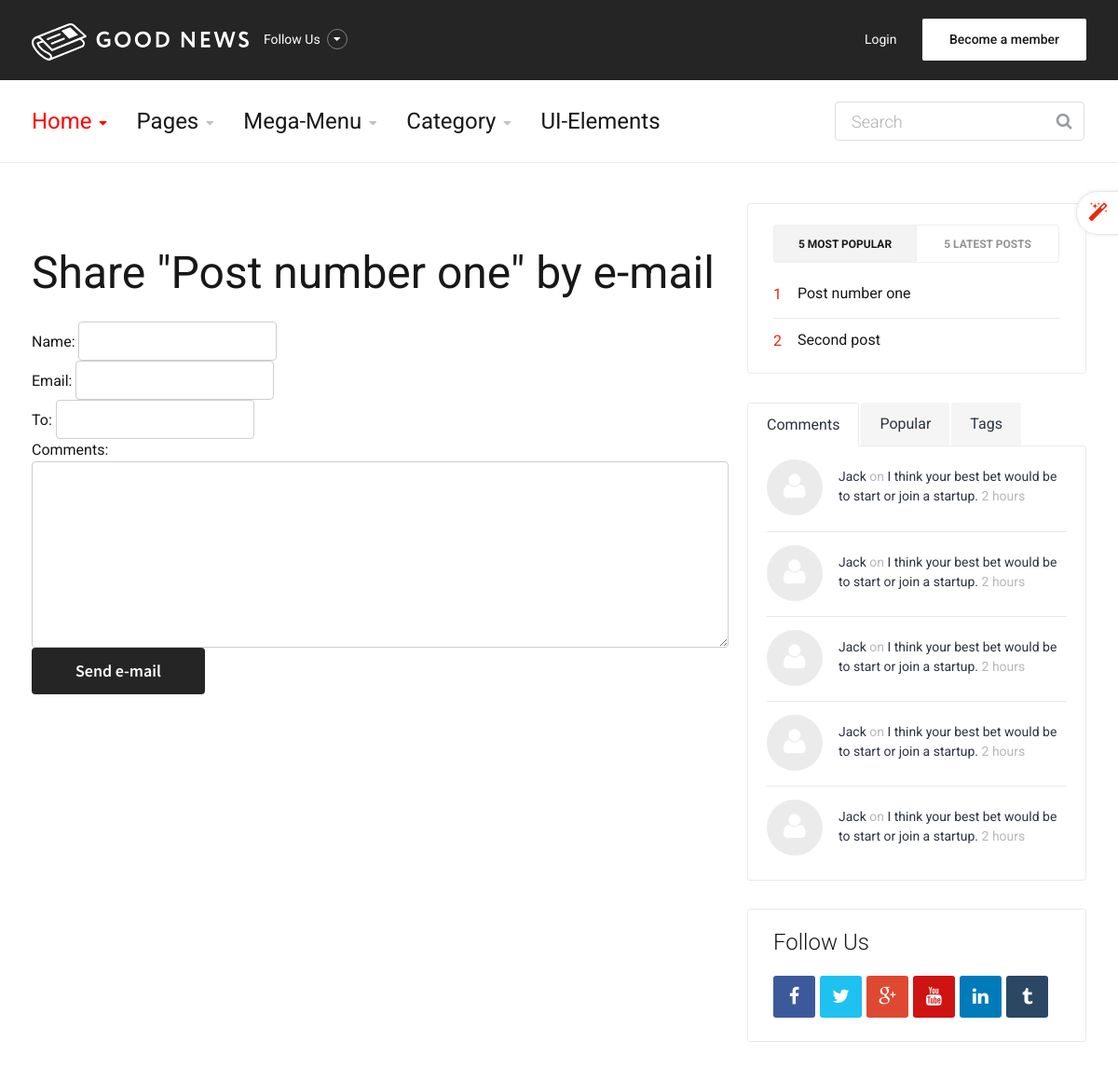
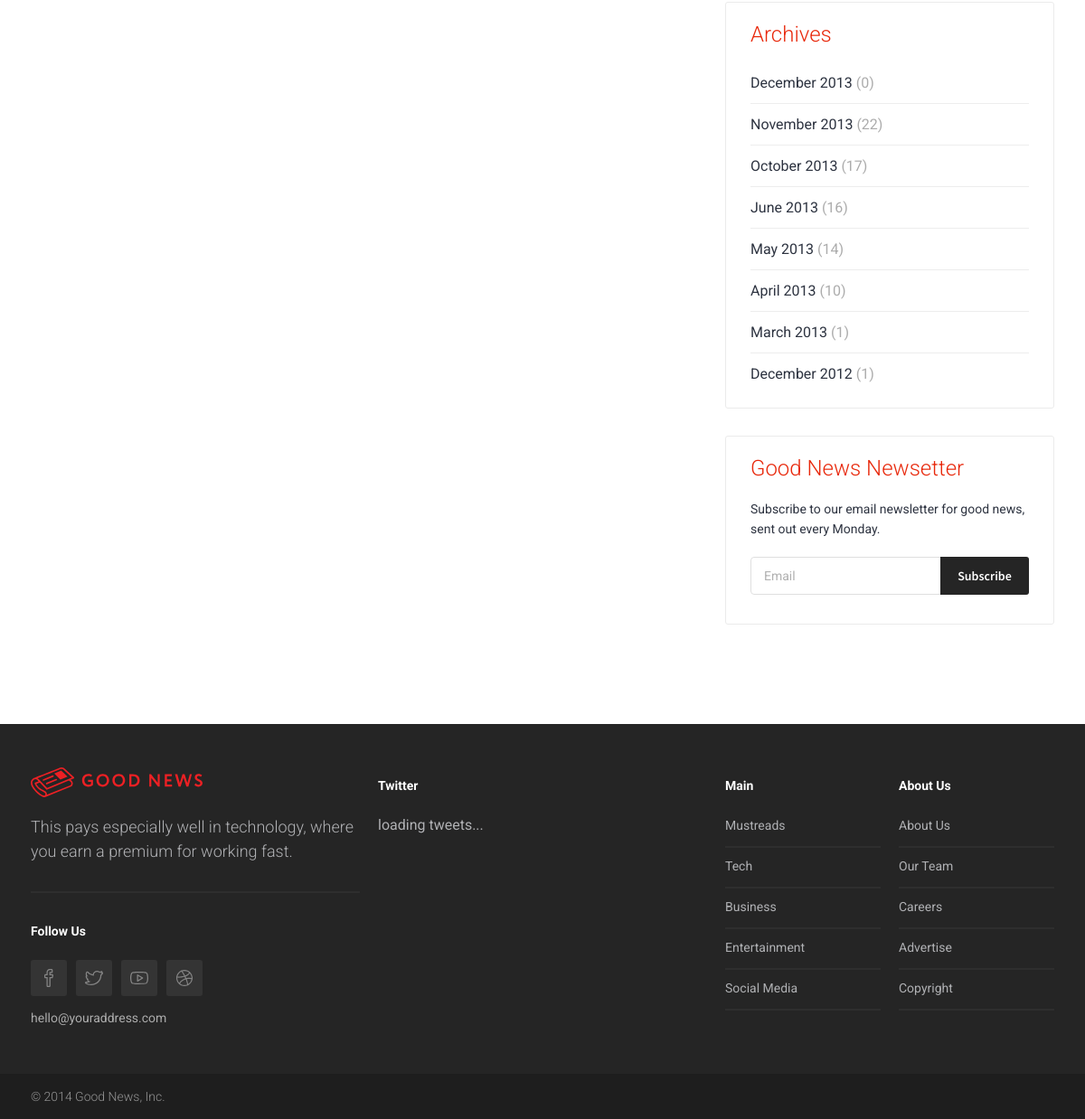
Screenshot of /blog/1/share/ with the database file from the repository (2 pictures, top to bottom).
### blog/models.py (models this page shows, shortened)
class Post(models.Model):
	STATUS_CHOICES = (
		('draft', 'Draft'),
		('published', 'Published'),
	)
	title = models.CharField(max_length=250)   # заголовок статьи
	slug = models.SlugField(max_length=250, unique_for_date='publish')   # формирования URL-ов в виде букв и цифр для улучшения распознавания поисковой системой
	author = models.ForeignKey(User, on_delete=models.CASCADE, related_name='blog_posts')   # автор публикации
	body = models.TextField()   # сама статья
	publish = models.DateTimeField(default=timezone.now)   # время когда опубликовано
	created = models.DateTimeField(auto_now_add=True)   # время создания
	updated = models.DateTimeField(auto_now=True)   # время редактирования
	status = models.CharField(max_length=10, choices=STATUS_CHOICES, default='draft')  # статус блога (например "опубликовано")
	objects = models.Manager()  # Менеджер по умолчанию
	published = PublishedManager()  # Новый менеджер
	tags = TaggableManager()
	class Meta:
		ordering = ('-publish',)  # сортировка статей по дате публикация (по убыванию)
	def get_absolute_url(self):
		return reverse('blog:post_detail', args=[self.publish.year, self.publish.month, self.publish.day, self.slug])

### blog/views.py (the view)
# urls.py: path('<int:post_id>/share/', views.post_share, name='post_share'),
def post_share(request, post_id):
	post = get_object_or_404(Post, id=post_id, status='published')
	sent = False
	if request.method == 'POST':
		form = EmailPostForm(request.POST)
		if form.is_valid():
			cd = form.cleaned_data
			post_url = request.build_absolute_uri(post.get_absolute_url())
			subject = '{} ({}) recommends you reading "{}"'.format(cd['name'], cd['email'], post.title)
			message = 'Read "{}" at {}\n\n{}\'s comments: {}'.format(post.title, post_url, cd['name'], cd['comments'])
			send_mail(subject, message, 'murloc.helper@gmail.com', [cd['to']])
			sent = True
			return render(request, 'blog/post/share.html', {'post': post, 'form': form, 'sent': sent})
	else:
		form = EmailPostForm() # Сохраняем форму
		return render(request, 'blog/post/share.html', {'post': post, 'form': form, 'sent': sent})

### blog/forms.py
class EmailPostForm(forms.Form):
	name = forms.CharField(max_length=25)
	email = forms.EmailField()
	to = forms.EmailField()
	comments = forms.CharField(required=False,widget=forms.Textarea)

### blog/models.py (called while the page is built)
	def get_queryset(self):
		return super().get_queryset().filter(status='published')

### blog/templatetags/blog_tags.py (called while the page is built)
@register.inclusion_tag('blog/post/latest_posts.html')
def show_latest_posts(count=5):
	latest_posts = Post.published.order_by('-publish')[:count]
	return {'latest_posts': latest_posts}

@register.simple_tag
def get_most_commented_posts(count=5):
	return Post.published.annotate(total_comments=Count('comments')).order_by('total_comments')[:count]

### blog/templates/blog/post/share.html (shortened to what this page needs)
{% extends "blog/base.html" %}
{% block content %}
 	{% if sent %}
 		<h1>E-mail successfully sent</h1>
 		<p>"{{ post.title }}" was successfully sent to {{ form.cleaned_data.to }}.</p>
 	{% else %}
 		<h1>Share "{{ post.title }}" by e-mail</h1>
 		<form action="." method="post">
 			{{ form.as_p }}
 			<input type="submit" value="Send e-mail" />
 		</form>
 	{% endif %}
{% endblock %}

### blog/templates/blog/base.html (shortened to what this page needs)
<!DOCTYPE html>
{% load blog_tags %}
{% load static %}
<head>
	<link rel="stylesheet" type="text/css" href="{% static 'css/bootstrap.css' %}" >
	<link rel="stylesheet" type="text/css" href="{% static 'css/style.css' %}">
    <link rel="stylesheet" type="text/css" href="{% static 'css/colors/color1.css' %}">
	<link rel="stylesheet" type="text/css" href="{% static 'css/animate.css' %}">
</head>
<body>
   	<header id="header" class="header">
	   	<div class="top-wrap">
			<div class="container">
				<div class="row">
					<div class="col-md-6">
		              	<div id="logo" class="logo">
							<a href="index.html" rel="home" title="home">
								<img src="{% static 'images/logo.svg' %}" alt="Good News" />
							</a>
		            	</div>
		            	<div class="follow-us">
			            	<div class="follow-title">
			            		Follow Us
			            	</div>
		            	</div>
		            </div>
		            <div class="col-md-6">
		            	<div class="member-area">
		            		<span class="login-popup"><a href="#login-modal">Login</a></span>
		            		<span class="signup-popup"><a href="#signup-modal">Become a member</a></span>
		            	</div>
		            </div>
	            </div>
	         </div>
	   	</div>
		<div class="header-wrap">
		 <div class="container">
		    <div class="row">
				<div class="col-md-9">
					<nav id="mainnav" class="mainnav">
						<ul class="menu">
							<li class="has-children"><a class="active" href="index-2.html">Home</a>
							</li>
							<li class="has-children"><a href="#">Pages</a>
							</li>
							<li class="gn-mega-menu"><a href="category.html">Mega-Menu</a>
							</li>
							<li class="has-children"><a href="category.html">Category</a>
							</li>
							<li><a href="ui-elements.html">UI-Elements</a></li>
						</ul>
					</nav>
				</div>
				<div class="col-md-3">
					<div class="search-wrap">
						<form action="#" id="searchform" class="search-form" method="get" role="search">
							<input type="text" id="s" placeholder="Search" class="search-field">
							<input type="submit" value="&#xf002;" id="searchsubmit" class="search-submit">
						</form>
					</div>
				</div>
		    </div>
		 </div>
		</div>
	</header>
	<section id="main" class="category-page">
		<div class="container">
			<div class="row">
				<div class="col-md-8">
					<div class="post-wrap">
						<article class="post">
							<div class="content">
								{% block content %}{% endblock content %}
							</div>
						</article>
					</div>
				</div>
				<div class="col-md-4">
					<div class="sidebar-widget-1">
						<div class="widget widget-tabs2">
							<div class="tabs style2">
								<ul class="menu-tab">
									<li class="active"><a href="#">5 Most Popular</a></li>
								   	<li><a href="#">5 Latest Posts</a></li>
								</ul>
								<div class="content-tab">
								   	<div class="content">
										{% get_most_commented_posts as most_commented_posts %}
											<ul class="most-popular">
												{% for post in most_commented_posts %}
													<li>
														<div class="order">{{ post.id }}</div>
														<p><a href="{{ post.get_absolute_url }}">{{ post.title }}</a></p>
													</li>
												{% endfor %}
											</ul>
								   	</div>
								</div>
							</div>
						</div>
						<div class="widget widget-tabs">
							<div class="tabs">
								<ul class="menu-tab">
									<li class="active"><a href="#">Comments</a></li>
								   	<li><a href="#">Popular</a></li>
								   	<li><a href="#">Tags</a></li>
								</ul>
								<div class="content-tab">
								   	<div class="content">
										<ul class="comments">
											<li>
												<div class="avatar">
													<a href="#"><img src="{% static 'images/user.jpg' %}" alt="image"></a>
												</div>
												<p><a href="#">Jack</a> on <a href="#">I think your best bet would be to start or join a startup.</a> 2 hours</p>
											</li>
											<li>
												<div class="avatar">
													<a href="#"><img src="{% static 'images/user.jpg' %}" alt="image"></a>
												</div>
												<p><a href="#">Jack</a> on <a href="#">I think your best bet would be to start or join a startup.</a> 2 hours</p>
											</li>
											<li>
												<div class="avatar">
													<a href="#"><img src="{% static 'images/user.jpg' %}" alt="image"></a>
												</div>
												<p><a href="#">Jack</a> on <a href="#">I think your best bet would be to start or join a startup.</a> 2 hours</p>
											</li>
											<li>
												<div class="avatar">
													<a href="#"><img src="{% static 'images/user.jpg' %}" alt="image"></a>
												</div>
												<p><a href="#">Jack</a> on <a href="#">I think your best bet would be to start or join a startup.</a> 2 hours</p>
											</li>
											<li>
												<div class="avatar">
													<a href="#"><img src="{% static 'images/user.jpg' %}" alt="image"></a>
												</div>
												<p><a href="#">Jack</a> on <a href="#">I think your best bet would be to start or join a startup.</a> 2 hours</p>
											</li>
										</ul>
								   	</div>
								</div>
							</div>
						</div>
						<div class="widget widget-follow-us">
							<h5 class="widget-title text-dark">Follow Us</h5>
							<div class="socials">
								<a class="facebook" href="#"><i class="fa fa-facebook"></i></a>
								<a class="twitter" href="#"><i class="fa fa-twitter"></i></a>
								<a class="google" href="#"><i class="fa fa-google-plus"></i></a>
								<a class="youtube" href="#"><i class="fa fa-youtube"></i></a>
								<a class="linkedin" href="#"><i class="fa fa-linkedin"></i></a>
								<a class="tumblr" href="#"><i class="fa fa-tumblr"></i></a>
							</div>
						</div>
						<div class="widget widget-categories">
							<h5 class="widget-title">Archives</h5>
							<ul class="cat-list">
								<li><a href="#">December 2013 <span>(0)</span></a></li>
								<li><a href="#">November 2013 <span>(22)</span></a></li>
								<li><a href="#">October 2013 <span>(17)</span></a></li>
								<li><a href="#">June 2013 <span>(16)</span></a></li>
								<li><a href="#">May 2013 <span>(14)</span></a></li>
								<li><a href="#">April 2013 <span>(10)</span></a></li>
								<li><a href="#">March 2013 <span>(1)</span></a></li>
								<li><a href="#">December 2012 <span>(1)</span></a></li>
							</ul>
						</div>
						<div class="widget widget-subscribe">
							<h5 class="widget-title">Good News Newsetter</h5>
							<p>Subscribe to our email newsletter for good news, sent out every Monday.</p>
							<form method="post" action="#" id="subscribe-form" data-mailchimp="true">
								<div id="subscribe-content">
									<div class="input">
									   <input type="text" id="subscribe-email" name="subscribe-email" placeholder="Email">
									</div>
									<div class="button">
									   <button type="button" id="subscribe-button" class="" title="Subscribe now">Subscribe</button>
									</div>
								</div>
							</form>
						</div>
					</div>
				</div>
			</div>
		</div>
	</section>
	<footer id="footer">
		<div class="footer-widgets">
			<div class="container">
				<div class="row">
					<div class="col-md-4">
						<div class="widget widget-brand">
							<div class="logo logo-footer">
								<a href="#"><img src="{% static 'images/logo-footer.svg' %}" alt="Good News"></a>
							</div>
							<p>This pays especially well in technology, where you earn a premium for working fast.</p>
						</div>
						<div class="widget widget-social">
							<h5 class="widget-title">Follow Us</h5>
							<div class="social-list">
								<a href="#"><img src="{% static 'images/facebook.svg' %}" alt="image"></a>
								<a href="#"><img src="{% static 'images/twitter.svg' %}" alt="image"></a>
								<a href="#"><img src="{% static 'images/youtube.svg' %}" alt="image"></a>
								<a href="#"><img src="{% static 'images/dribbble.svg' %}" alt="image"></a>
							</div>
							<a class="email" href="#">hello@youraddress.com</a>
						</div>
					</div>
					<div class="col-md-4">
						<div class="widget widget-twitter">
							<h5 class="widget-title">Twitter</h5>
							<div class="latest-tweets" data-number="3" data-username="envato" data-modpath="twitter/index.html"></div>
						</div>
					</div>
					<div class="col-md-2">
						<div class="widget widget-list">
							<h5 class="widget-title">Main</h5>
							<ul class="links-list">
								<li><a href="#">Mustreads</a></li>
								<li><a href="#">Tech</a></li>
								<li><a href="#">Business</a></li>
								<li><a href="#">Entertainment</a></li>
								<li><a href="#">Social Media</a></li>
							</ul>
						</div>
					</div>
					<div class="col-md-2">
						<div class="widget widget-list">
							<h5 class="widget-title">About Us</h5>
							<ul class="links-list">
								<li><a href="#">About Us</a></li>
								<li><a href="#">Our Team</a></li>
								<li><a href="#">Careers </a></li>
								<li><a href="#">Advertise</a></li>
								<li><a href="#">Copyright</a></li>
							</ul>
						</div>
					</div>
				</div>
			</div>
		</div>
		<div class="footer-copyright">
			<div class="container">
				<div class="row">
					<div class="col-md-12">
						&copy; 2014 Good News, Inc.
					</div>
				</div>
			</div>
		</div>
	</footer>
</body>
</html>

### blog/static/css/colors/color1.css (style rules this page uses)
a, a:hover, a:active, #mainnav ul.sub-menu > li > a:hover, #mainnav > ul > li > ul > li.active > a, #mainnav ul.sub-menu > li.has-children > a:hover:after, #mainnav li.gn-mega-menu .mega-item-wrap .mega-item h5 a:hover, #mainnav li.gn-mega-menu .nav-mega-item a:hover, #mainnav-mobi .social-mobi a:hover, .member-area .options li a:hover, .activity span a:hover, .activity span.comment a:hover:before, .banner .banner-items h4 a:hover, .sidebar-widget-1 .widget-title, .widget-most-popular .order, .most-popular .order, .widget-categories li a:hover, .comments-list .comment-head a:hover, .go-top:hover, .switcher-container span a, .toggle .toggle-title.active:before, .navigation-panel .close-nav:hover, .navigation-panel .close-nav:hover, .contact-page .contact-social li:hover i, .about-page .about-links li a:hover { color: #e8280b; }
button, input[type="button"], input[type="reset"], input[type="submit"], #mainnav-mobi > ul > li.menu-addon span.signup-link a, .top-wrap, .toggle-panel, .elements-box.red, .tabs .tags a:hover, .posts .load-comment a, .gn-button, .dropdown li:hover, .error-wrap #searchsubmit, .tabs.style2 .content-tab.scroll li:hover:before, .about-page .about-twitter .follow-us, .flex-control-nav li a.flex-active { background-color: #252525; }
#mainnav > ul > li > a:hover, #mainnav > ul > li > a.active, #mainnav > ul > li.has-children > a:hover:after, #mainnav > ul > li.has-children > a.active:after, #mainnav > ul > li.gn-mega-menu > a:hover:after, .trending-posts .post h3 a:hover, .widget-recent .content a:hover, .tabs .comments p a:hover, .tabs .pop-posts .text a:hover, .footer-widgets .widget-social .email:hover, .footer-widgets .widget-twitter li a:hover, .footer-widgets .widget-list li a:hover, .widget-most-popular li a:hover, .most-popular li a:hover, .tabs.style2 .content-tab.scroll li:hover:before { color: #ff0202; }

### rows the page displays
Post: title "Post number one", id "1"
Post: id "2", title "Second post"
